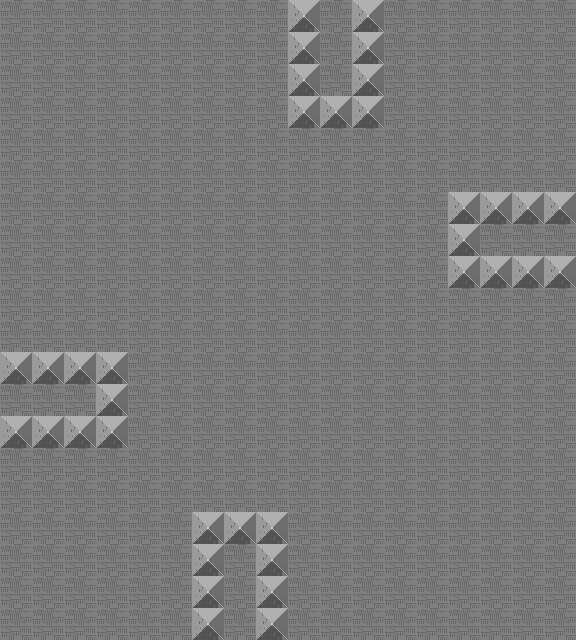

A level layout from a 2D game, rendered from its tile map. Below: a short description, then the map file with its tile-grid data intact:
An orthogonal 18x20 tile map with 32x32 px tiles, 2 tile layers (hollow, block).

<map version="1.0" orientation="orthogonal" renderorder="right-down" width="18" height="20" tilewidth="32" tileheight="32" nextobjectid="1">
 <tileset firstgid="1" name="tileset" tilewidth="32" tileheight="32" tilecount="2" columns="2">
  <image source="tileset.png" width="64" height="32" />
 </tileset>
 <layer name="hollow" width="18" height="20">
  <data encoding="csv">
1,1,1,1,1,1,1,1,1,1,1,1,1,1,1,1,1,1,
1,1,1,1,1,1,1,1,1,1,1,1,1,1,1,1,1,1,
1,1,1,1,1,1,1,1,1,1,1,1,1,1,1,1,1,1,
1,1,1,1,1,1,1,1,1,1,1,1,1,1,1,1,1,1,
1,1,1,1,1,1,1,1,1,1,1,1,1,1,1,1,1,1,
1,1,1,1,1,1,1,1,1,1,1,1,1,1,1,1,1,1,
1,1,1,1,1,1,1,1,1,1,1,1,1,1,1,1,1,1,
1,1,1,1,1,1,1,1,1,1,1,1,1,1,1,1,1,1,
1,1,1,1,1,1,1,1,1,1,1,1,1,1,1,1,1,1,
1,1,1,1,1,1,1,1,1,1,1,1,1,1,1,1,1,1,
1,1,1,1,1,1,1,1,1,1,1,1,1,1,1,1,1,1,
1,1,1,1,1,1,1,1,1,1,1,1,1,1,1,1,1,1,
1,1,1,1,1,1,1,1,1,1,1,1,1,1,1,1,1,1,
1,1,1,1,1,1,1,1,1,1,1,1,1,1,1,1,1,1,
1,1,1,1,1,1,1,1,1,1,1,1,1,1,1,1,1,1,
1,1,1,1,1,1,1,1,1,1,1,1,1,1,1,1,1,1,
1,1,1,1,1,1,1,1,1,1,1,1,1,1,1,1,1,1,
1,1,1,1,1,1,1,1,1,1,1,1,1,1,1,1,1,1,
1,1,1,1,1,1,1,1,1,1,1,1,1,1,1,1,1,1,
1,1,1,1,1,1,1,1,1,1,1,1,1,1,1,1,1,1
</data>
 </layer>
 <layer name="block" width="18" height="20">
  <data encoding="csv">
0,0,0,0,0,0,0,0,0,2,0,2,0,0,0,0,0,0,
0,0,0,0,0,0,0,0,0,2,0,2,0,0,0,0,0,0,
0,0,0,0,0,0,0,0,0,2,0,2,0,0,0,0,0,0,
0,0,0,0,0,0,0,0,0,2,2,2,0,0,0,0,0,0,
0,0,0,0,0,0,0,0,0,0,0,0,0,0,0,0,0,0,
0,0,0,0,0,0,0,0,0,0,0,0,0,0,0,0,0,0,
0,0,0,0,0,0,0,0,0,0,0,0,0,0,2,2,2,2,
0,0,0,0,0,0,0,0,0,0,0,0,0,0,2,0,0,0,
0,0,0,0,0,0,0,0,0,0,0,0,0,0,2,2,2,2,
0,0,0,0,0,0,0,0,0,0,0,0,0,0,0,0,0,0,
0,0,0,0,0,0,0,0,0,0,0,0,0,0,0,0,0,0,
2,2,2,2,0,0,0,0,0,0,0,0,0,0,0,0,0,0,
0,0,0,2,0,0,0,0,0,0,0,0,0,0,0,0,0,0,
2,2,2,2,0,0,0,0,0,0,0,0,0,0,0,0,0,0,
0,0,0,0,0,0,0,0,0,0,0,0,0,0,0,0,0,0,
0,0,0,0,0,0,0,0,0,0,0,0,0,0,0,0,0,0,
0,0,0,0,0,0,2,2,2,0,0,0,0,0,0,0,0,0,
0,0,0,0,0,0,2,0,2,0,0,0,0,0,0,0,0,0,
0,0,0,0,0,0,2,0,2,0,0,0,0,0,0,0,0,0,
0,0,0,0,0,0,2,0,2,0,0,0,0,0,0,0,0,0
</data>
 </layer>
</map>